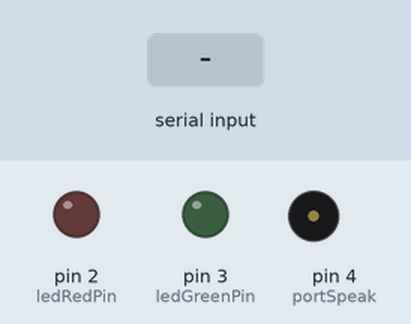
Bench run of a sketch on a simulated Arduino Uno, built with avr-gcc and run on an emulated ATmega328P. On the bench: output pins drawn as LEDs (lit = HIGH), buzzer (waves = sounding). The inputs (shaded band) are chosen by the test bench.

Above: at 1.2 s.
1.3 s: "4" received over Serial
At 2.15 s:
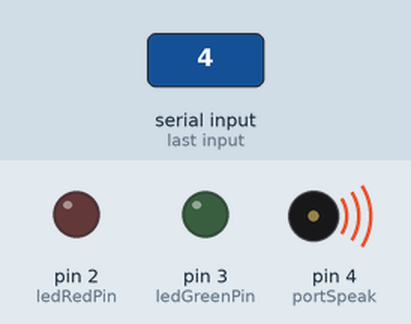
Timing chart, 0 to 10.3 s (numbered marks = the images above; inputs shaded):
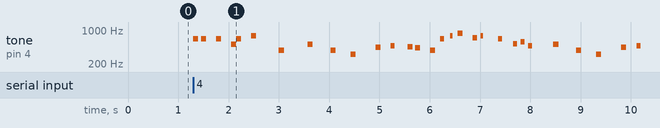

Measured:
- after the input at 1.3 s, tone on pin 4 (portSpeak): plays 660 Hz for 0.10 s, 660 Hz for 0.10 s, 660 Hz for 0.10 s, 510 Hz for 0.10 s, 660 Hz for 0.10 s, 770 Hz for 0.10 s … (29 notes in this stretch), starting at once

The sketch:

RCCar_Controller_tests.ino
```cpp
int ledRedPin = 2;
int ledGreenPin = 3;
int ledStatus;
int incomingByte = 0;
int portSpeak = 4;


void setup(){
  pinMode(ledRedPin, OUTPUT);
  pinMode(ledGreenPin, OUTPUT);
  Serial.begin(9600);

}


void loop(){

  if(Serial.available() > 0 ){
    incomingByte = Serial.read();
  }

  if( incomingByte == 48 ){
    digitalWrite(ledRedPin, HIGH);
  }
  else{
    digitalWrite(ledRedPin, LOW);
  }

  if( incomingByte == 50 ){
    digitalWrite(ledGreenPin, HIGH);
  }
  else{
    digitalWrite(ledGreenPin, LOW);
  }

  if( incomingByte == 52 ){
    //digitalWrite(ledGreenPin, HIGH);
    buzzer();
  }

}


void buzzer(){
  int melodia[] = {660,660,660,510,660,770,380,510,380,320,440,480,450,430,380,660,760,860,700,760,660,520,580,480,510,380,320,440,480,450,430,380,660,760,860,700,760,660,520,580,480,500,760,720,680,620,650,380,430,500,430,500,570,500,760,720,680,620,650,1020,1020,1020,380,500,760,720,680,620,650,380,430,500,430,500,570,585,550,500,380,500,500,500,500,760,720,680,620,650,380,430,500,430,500,570,500,760,720,680,620,650,1020,1020,1020,380,500,760,720,680,620,650,380,430,500,430,500,570,585,550,500,380,500,500,500,500,500,500,500,580,660,500,430,380,500,500,500,500,580,660,870,760,500,500,500,500,580,660,500,430,380,660,660,660,510,660,770,380};

  //duraçao de cada nota
  int duracaodasnotas[] = {100,100,100,100,100,100,100,100,100,100,100,80,100,100,100,80,50,100,80,50,80,80,80,80,100,100,100,100,80,100,100,100,80,50,100,80,50,80,80,80,80,100,100,100,100,150,150,100,100,100,100,100,100,100,100,100,100,150,200,80,80,80,100,100,100,100,100,150,150,100,100,100,100,100,100,100,100,100,100,100,100,100,100,100,100,100,150,150,100,100,100,100,100,100,100,100,100,100,150,200,80,80,80,100,100,100,100,100,150,150,100,100,100,100,100,100,100,100,100,100,100,100,100,60,80,60,80,80,80,80,80,80,60,80,60,80,80,80,80,80,60,80,60,80,80,80,80,80,80,100,100,100,100,100,100,100};

  //for para tocar as 156 notas começando no 0 ate 156 ++ incrementado
  for (int nota = 0; nota < 156; nota++) {
    int duracaodanota = duracaodasnotas[nota];
    tone(portSpeak, melodia[nota],duracaodanota);

    //pausa depois das notas
    int pausadepoisdasnotas[] ={150,300,300,100,300,550,575,450,400,500,300,330,150,300,200,200,150,300,150,350,300,150,150,500,450,400,500,300,330,150,300,200,200,150,300,150,350,300,150,150,500,300,100,150,150,300,300,150,150,300,150,100,220,300,100,150,150,300,300,300,150,300,300,300,100,150,150,300,300,150,150,300,150,100,420,450,420,360,300,300,150,300,300,100,150,150,300,300,150,150,300,150,100,220,300,100,150,150,300,300,300,150,300,300,300,100,150,150,300,300,150,150,300,150,100,420,450,420,360,300,300,150,300,150,300,350,150,350,150,300,150,600,150,300,350,150,150,550,325,600,150,300,350,150,350,150,300,150,600,150,300,300,100,300,550,575};
    delay(pausadepoisdasnotas[nota]);}

    noTone(portSpeak);
}
```
